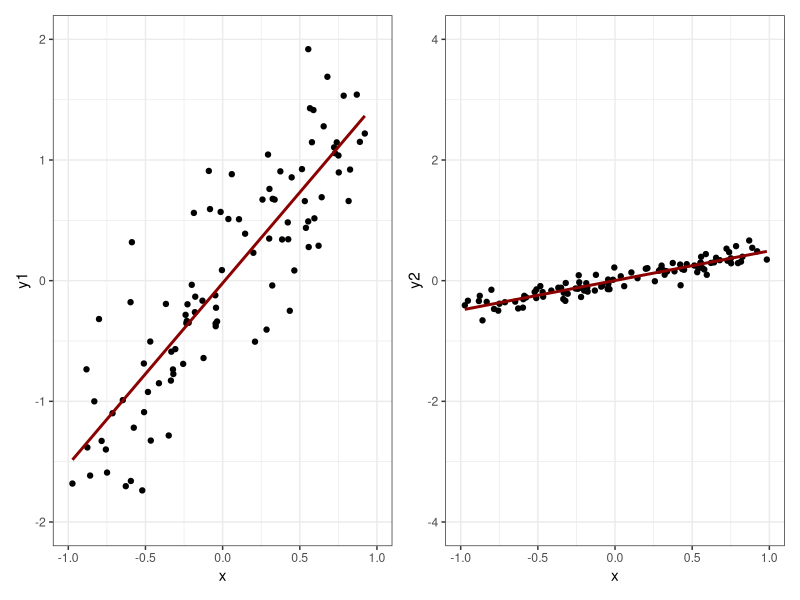
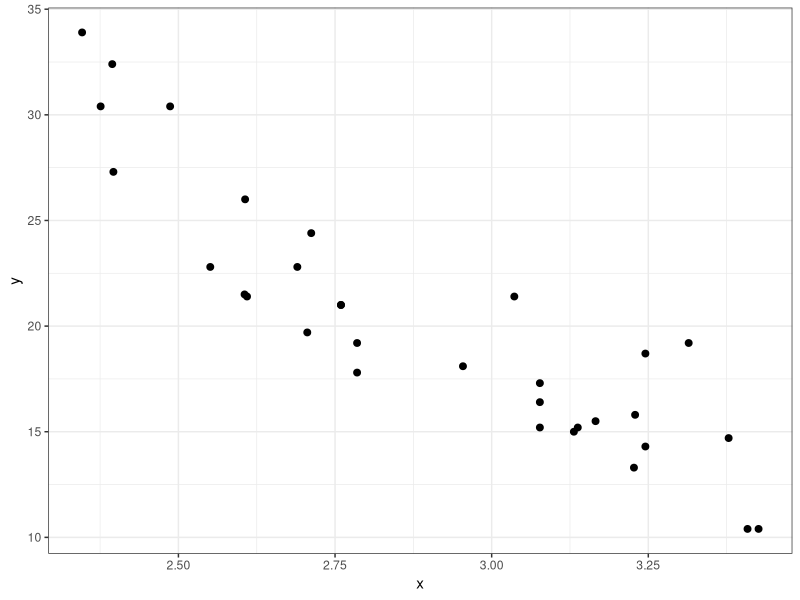

The R source for these figures, in order:
## ---- chunk 1
#| echo: false
#| message: false
#| warning: false
library(tidyverse)
library(patchwork)
set.seed(1)
n <- 100

x <- runif(100, min=-1, max=1)

y1 <- 1.5*x + rnorm(100, sd=0.50)
y2 <- 0.5*x + rnorm(100, sd=0.1)

temp <- data.frame(x, y1, y2)

p1 <- ggplot(temp, aes(x, y1)) +
    geom_point() + theme_bw()+
    geom_smooth(method = "lm", se = FALSE, color = "darkred") +
    scale_x_continuous(limits = c(-1, 1)) + 
    scale_y_continuous(limits = c(-2, 2)) 

p2 <- ggplot(temp, aes(x, y2)) +
    geom_point() + theme_bw()+
    geom_smooth(method = "lm", se = FALSE, color = "darkred") +
    scale_x_continuous(limits = c(-1, 1)) + 
    scale_y_continuous(limits = c(-4, 4)) 

p1 + p2
## ---- chunk 2
#| echo: false
#| message: false
library(tidyverse)
data(mtcars)
mtcars %>%
  ggplot(aes(x = disp^.2, y = mpg)) +
  geom_point(size = 2) +
  labs(x = "x", y = "y") +
  theme_bw()
